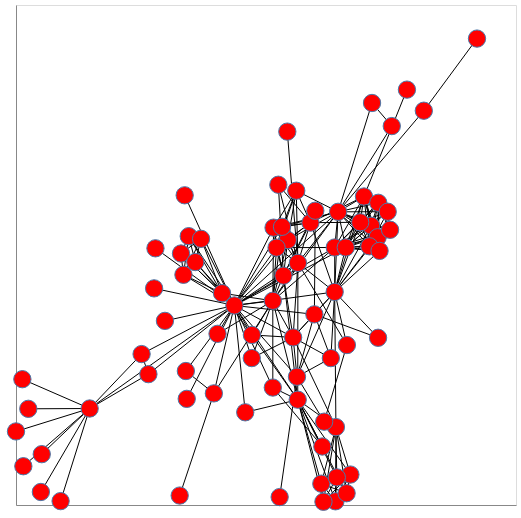

Notebook cell for this chart:
### Markdown cell above
### Custom graph layouts

Since nx_altair generates the network visualization as Altair charts, we can actually decide much more about the visual encoding. The first choice is how the visual variable x/y-position is used. In other words, how should the layout of the network be generated. The `spring_layout` is the default graph layout that nx_altair uses, but NetworkX provides several other [graph layouts](https://networkx.github.io/documentation/stable/reference/drawing.html#module-networkx.drawing.layout).

✏️ *Replace `spring_layout` with another layout that you deem more useful:*

### Code cell
pos = nx.spring_layout(G)

nxa.draw_networkx(G, pos, node_tooltip='name').properties(width=500, height=500)

### Figure 1 — Vega-Lite specification as saved in the notebook (floating-point values rounded to 4 significant figures; data arrays with more than 128 entries replaced by an {"elided": "..."} marker saying what was removed)
{"config": {"view": {"continuousWidth": 300, "continuousHeight": 300}}, "layer": [{"data": {"name": "data-407ca6c8d73c481b6858acae27e424f8"}, "mark": {"type": "line", "color": "black", "opacity": 1, "strokeWidth": 1}, "encoding": {"detail": {"field": "edge", "type": "quantitative"}, "x": {"axis": {"grid": false, "labels": false, "ticks": false, "title": ""}, "field": "x", "type": "quantitative"}, "y": {"axis": {"grid": false, "labels": false, "ticks": false, "title": ""}, "field": "y", "type": "quantitative"}}}, {"data": {"name": "data-d251b23d403d030d097764588cd9f92a"}, "mark": {"type": "point", "fill": "red", "opacity": 1, "size": 300, "strokeWidth": 1.0}, "encoding": {"tooltip": {"field": "name", "type": "nominal"}, "x": {"axis": {"grid": false, "labels": false, "ticks": false}, "field": "x", "type": "quantitative"}, "y": {"axis": {"grid": false, "labels": false, "ticks": false}, "field": "y", "type": "quantitative"}}}], "height": 500, "width": 500, "$schema": "https://vega.github.io/schema/vega-lite/v5.8.0.json", "datasets": {"data-407ca6c8d73c481b6858acae27e424f8": {"elided": "508 records"}, "data-d251b23d403d030d097764588cd9f92a": [{"between": 0.1768, "group": 1, "x": -0.7054, "name": "Myriel", "degree": 10, "y": -0.2491}, {"between": 0.0, "group": 1, "x": -0.9507, "name": "Napoleon", "degree": 1, "y": -0.2499}, {"between": 0.0, "group": 1, "x": -0.4704, "name": "Mlle.Baptistine", "degree": 3, "y": -0.1598}, {"between": 0.0, "group": 1, "x": -0.4976, "name": "Mme.Magloire", "degree": 3, "y": -0.1076}, {"between": 0.0, "group": 1, "x": -0.897, "name": "CountessdeLo", "degree": 1, "y": -0.3678}, {"between": 0.0, "group": 1, "x": -0.9005, "name": "Geborand", "degree": 1, "y": -0.4662}, {"between": 0.0, "group": 1, "x": -0.8216, "name": "Champtercier", "degree": 1, "y": -0.4899}, {"between": 0.0, "group": 1, "x": -0.9707, "name": "Cravatte", "degree": 1, "y": -0.3992}, {"between": 0.0, "group": 1, "x": -1.0, "name": "Count", "degree": 1, "y": -0.3087}, {"between": 0.0, "group": 1, "x": -0.9746, "name": "OldMan", "degree": 1, "y": -0.1729}, {"between": 0.0, "group": 2, "x": -0.4422, "name": "Labarre", "degree": 1, "y": 0.1674}, {"between": 0.57, "group": 2, "x": -0.1265, "name": "Valjean", "degree": 36, "y": 0.01878}, {"between": 0.0, "group": 3, "x": -0.08305, "name": "Marguerite", "degree": 2, "y": -0.259}, {"between": 0.0, "group": 2, "x": -0.3171, "name": "Mme.deR", "degree": 1, "y": -0.224}, {"between": 0.0, "group": 2, "x": -0.4042, "name": "Isabeau", "degree": 1, "y": -0.02125}, {"between": 0.0, "group": 2, "x": -0.3253, "name": "Gervais", "degree": 1, "y": 0.3052}, {"between": 0.04063, "group": 3, "x": 0.2797, "name": "Tholomyes", "degree": 9, "y": -0.2974}, {"between": 0.0, "group": 3, "x": 0.2212, "name": "Listolier", "degree": 7, "y": -0.4446}, {"between": 0.0, "group": 3, "x": 0.3376, "name": "Fameuil", "degree": 7, "y": -0.4208}, {"between": 0.0, "group": 3, "x": 0.2832, "name": "Blacheville", "degree": 7, "y": -0.4282}, {"between": 0.0, "group": 3, "x": 0.2779, "name": "Favourite", "degree": 7, "y": -0.4904}, {"between": 0.0, "group": 3, "x": 0.2298, "name": "Dahlia", "degree": 7, "y": -0.4916}, {"between": 0.0, "group": 3, "x": 0.3224, "name": "Zephine", "degree": 7, "y": -0.4694}, {"between": 0.1296, "group": 3, "x": 0.1269, "name": "Fantine", "degree": 15, "y": -0.2262}, {"between": 0.029, "group": 4, "x": 0.0697, "name": "Mme.Thenardier", "degree": 11, "y": 0.09637}, {"between": 0.0749, "group": 4, "x": 0.1276, "name": "Thenardier", "degree": 16, "y": 0.1295}, {"between": 0.0238, "group": 5, "x": 0.1084, "name": "Cosette", "degree": 11, "y": -0.06426}, {"between": 0.05433, "group": 4, "x": 0.02723, "name": "Javert", "degree": 17, "y": 0.03096}, {"between": 0.02649, "group": 0, "x": -0.2085, "name": "Fauchelevent", "degree": 4, "y": -0.2098}, {"between": 0.008041, "group": 2, "x": -0.176, "name": "Bamatabois", "degree": 8, "y": 0.05071}, {"between": 0.0, "group": 3, "x": 0.2253, "name": "Perpetue", "degree": 2, "y": -0.3479}, {"between": 0.00864, "group": 2, "x": 0.02725, "name": "Simplice", "degree": 4, "y": -0.1946}, {"between": 0.0, "group": 2, "x": -0.4476, "name": "Scaufflaire", "degree": 1, "y": 0.06324}, {"between": 0.0, "group": 2, "x": -0.1939, "name": "Woman1", "degree": 2, "y": -0.05495}, {"between": 0.0, "group": 2, "x": -0.3091, "name": "Judge", "degree": 6, "y": 0.199}, {"between": 0.0, "group": 2, "x": -0.34, "name": "Champmathieu", "degree": 6, "y": 0.1539}, {"between": 0.0, "group": 2, "x": -0.3302, "name": "Brevet", "degree": 6, "y": 0.09861}, {"between": 0.0, "group": 2, "x": -0.2598, "name": "Chenildieu", "degree": 6, "y": 0.192}, {"between": 0.0, "group": 2, "x": -0.2827, "name": "Cochepaille", "degree": 6, "y": 0.1317}, {"between": 0.006925, "group": 4, "x": 0.3236, "name": "Pontmercy", "degree": 3, "y": -0.08409}, {"between": 0.0, "group": 6, "x": 0.08523, "name": "Boulatruelle", "degree": 1, "y": 0.4708}, {"between": 0.01149, "group": 4, "x": 0.1778, "name": "Eponine", "degree": 11, "y": 0.2341}, {"between": 0.0, "group": 4, "x": 0.04932, "name": "Anzelma", "degree": 3, "y": 0.3327}, {"between": 0.0, "group": 5, "x": -0.05641, "name": "Woman2", "degree": 3, "y": -0.05788}, {"between": 0.0, "group": 0, "x": -0.3206, "name": "MotherInnocent", "degree": 2, "y": -0.1517}, {"between": 0.0, "group": 0, "x": -0.3452, "name": "Gribier", "degree": 1, "y": -0.4754}, {"between": 0.0, "group": 7, "x": 0.844, "name": "Jondrette", "degree": 1, "y": 0.7127}, {"between": 0.02632, "group": 7, "x": 0.6313, "name": "Mme.Burgon", "degree": 2, "y": 0.5251}, {"between": 0.1651, "group": 8, "x": 0.2884, "name": "Gavroche", "degree": 22, "y": 0.2623}, {"between": 0.02021, "group": 5, "x": 0.1935, "name": "Gillenormand", "degree": 7, "y": -0.004292}, {"between": 0.0002172, "group": 5, "x": 0.1972, "name": "Magnon", "degree": 2, "y": 0.2651}, {"between": 0.0476, "group": 5, "x": 0.1239, "name": "Mlle.Gillenormand", "degree": 7, "y": -0.1665}, {"between": 0.0003509, "group": 5, "x": 0.2327, "name": "Mme.Pontmercy", "degree": 2, "y": -0.2834}, {"between": 0.0, "group": 5, "x": 0.05458, "name": "Mlle.Vaubois", "degree": 1, "y": -0.4794}, {"between": 0.0, "group": 5, "x": 0.2594, "name": "Lt.Gillenormand", "degree": 4, "y": -0.1181}, {"between": 0.132, "group": 8, "x": 0.2747, "name": "Marius", "degree": 19, "y": 0.05393}, {"between": 0.0, "group": 5, "x": 0.4483, "name": "BaronessT", "degree": 2, "y": -0.06524}, {"between": 0.02766, "group": 8, "x": 0.3919, "name": "Mabeuf", "degree": 11, "y": 0.3021}, {"between": 0.04255, "group": 8, "x": 0.275, "name": "Enjolras", "degree": 15, "y": 0.1695}, {"between": 0.00125, "group": 8, "x": 0.4203, "name": "Combeferre", "degree": 11, "y": 0.2261}, {"between": 0.0, "group": 8, "x": 0.4492, "name": "Prouvaire", "degree": 9, "y": 0.2857}, {"between": 0.00125, "group": 8, "x": 0.4464, "name": "Feuilly", "degree": 11, "y": 0.1961}, {"between": 0.005267, "group": 8, "x": 0.3769, "name": "Courfeyrac", "degree": 13, "y": 0.2351}, {"between": 0.002185, "group": 8, "x": 0.4136, "name": "Bahorel", "degree": 12, "y": 0.1727}, {"between": 0.03075, "group": 8, "x": 0.319, "name": "Bossuet", "degree": 13, "y": 0.1696}, {"between": 0.002185, "group": 8, "x": 0.4542, "name": "Joly", "degree": 12, "y": 0.1607}, {"between": 0.0001504, "group": 8, "x": 0.4962, "name": "Grantaire", "degree": 10, "y": 0.2156}, {"between": 0.0, "group": 9, "x": 0.5638, "name": "MotherPlutarch", "degree": 1, "y": 0.5799}, {"between": 0.00496, "group": 4, "x": 0.0302, "name": "Gueulemer", "degree": 10, "y": 0.2211}, {"between": 0.00496, "group": 4, "x": 0.08718, "name": "Babet", "degree": 10, "y": 0.1887}, {"between": 0.004862, "group": 4, "x": 0.04233, "name": "Claquesous", "degree": 10, "y": 0.1691}, {"between": 0.003874, "group": 4, "x": 0.06413, "name": "Montparnasse", "degree": 9, "y": 0.2233}, {"between": 0.0, "group": 5, "x": -0.05695, "name": "Toussaint", "degree": 3, "y": -0.118}, {"between": 0.0, "group": 10, "x": 0.5031, "name": "Child1", "degree": 2, "y": 0.4852}, {"between": 0.0, "group": 10, "x": 0.4241, "name": "Child2", "degree": 2, "y": 0.5452}, {"between": 0.0004386, "group": 4, "x": 0.121, "name": "Brujon", "degree": 7, "y": 0.3171}, {"between": 0.0, "group": 8, "x": 0.4869, "name": "Mme.Hucheloup", "degree": 7, "y": 0.2625}]}}
